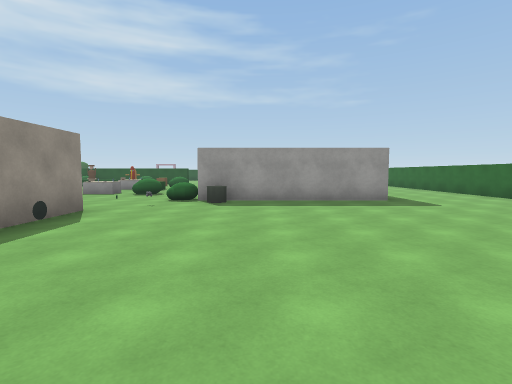
View 1 (above)

24 first-person views from a walk through a 3-D level made in the Unity game engine. The camera is 1.5 m above the floor, tilts 4° down and sees 85° across. The floor is counted in squares, 2 m on a side. Each view is taken from the middle of a square. On the plan, view 1 faces up. The plan holds only what a view shows up to about 10 squares ahead; the rest is blank. The player character is not drawn. Surface patterns are stand-ins for the level's own textures.

View 2
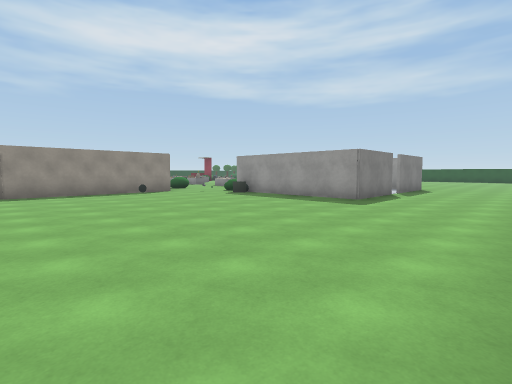

View 3
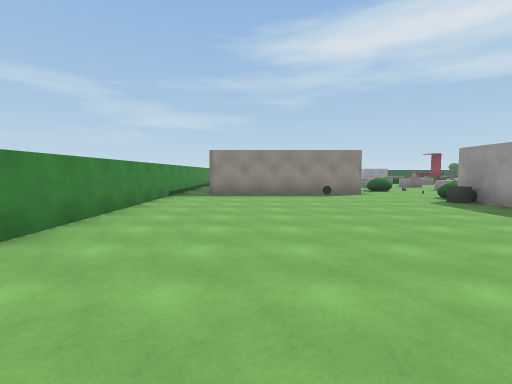

View 4
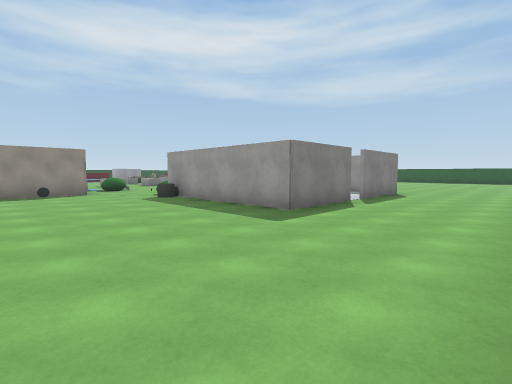

View 5
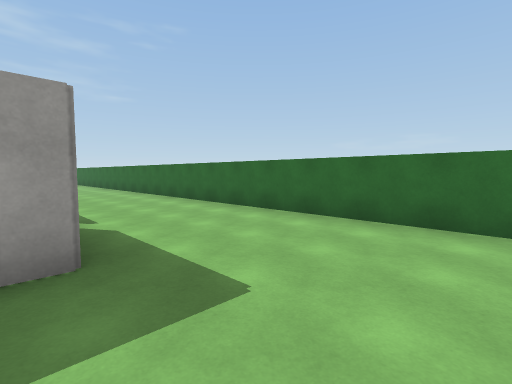

View 6
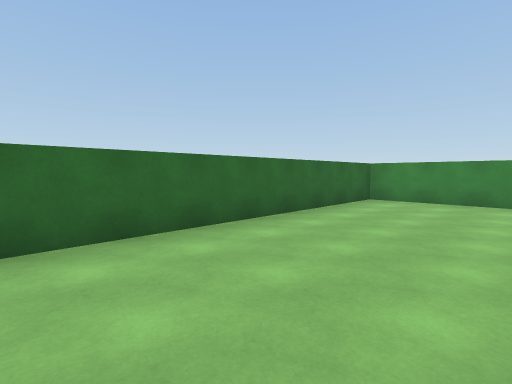

View 7
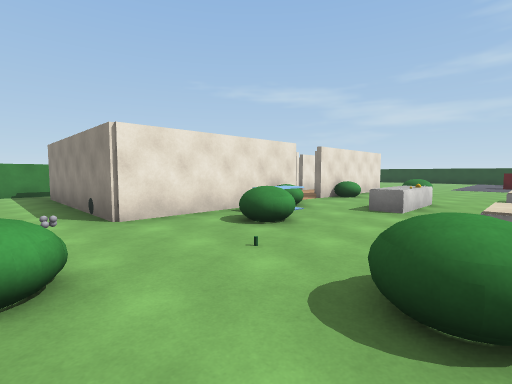

View 8
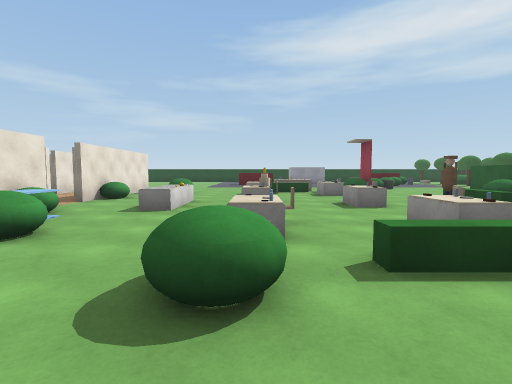

View 9
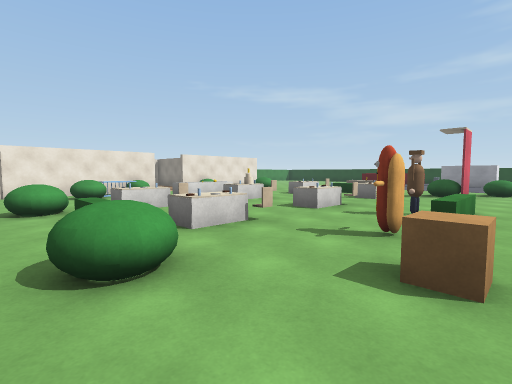

View 10
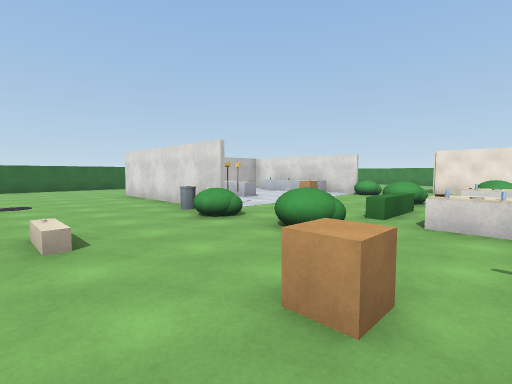

View 11
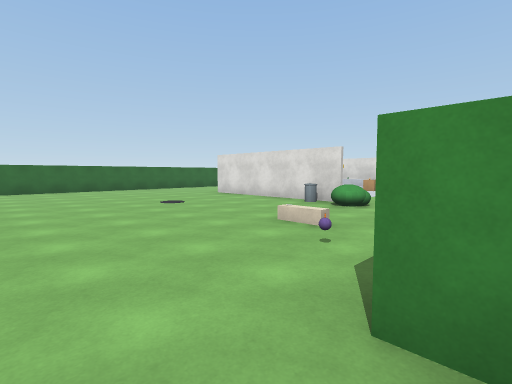

View 12
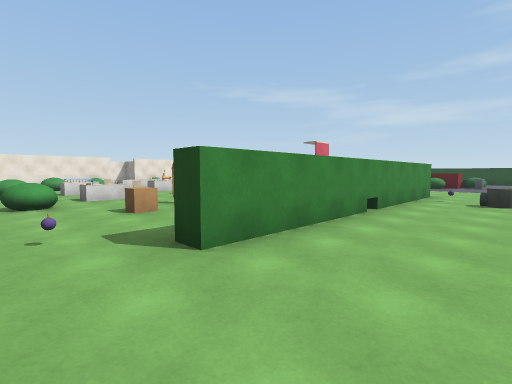

View 13
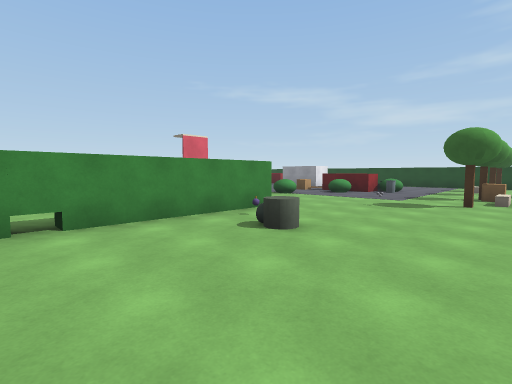

View 14
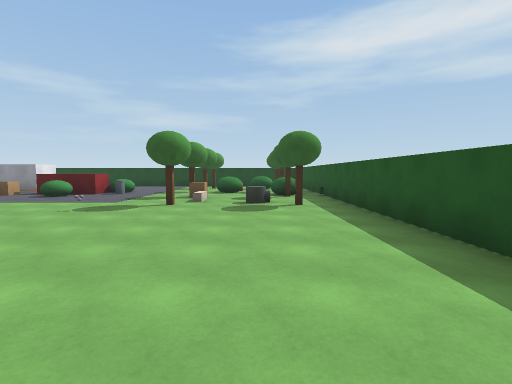

View 15
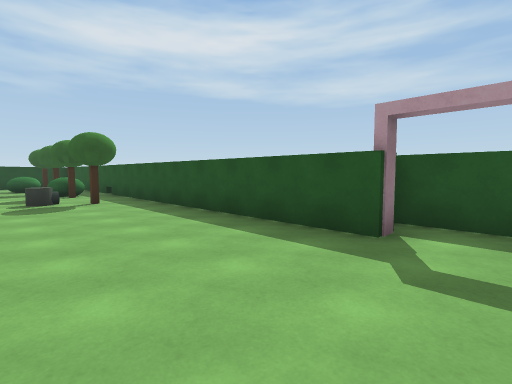

View 16
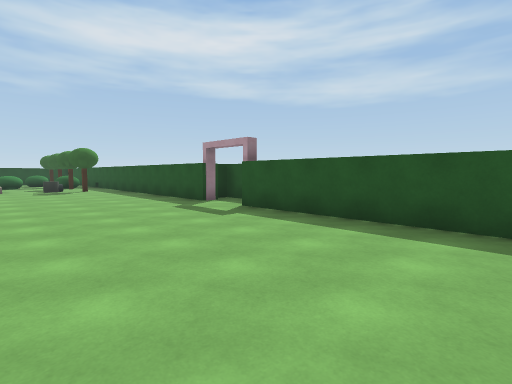

View 17
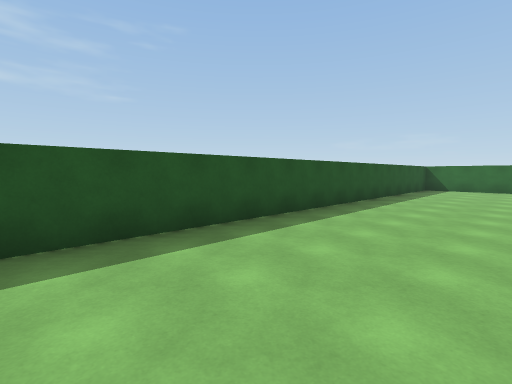

View 18
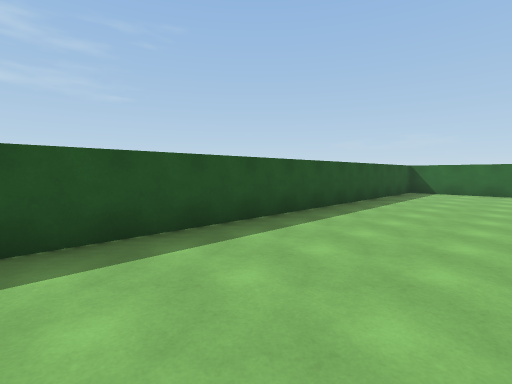

View 19
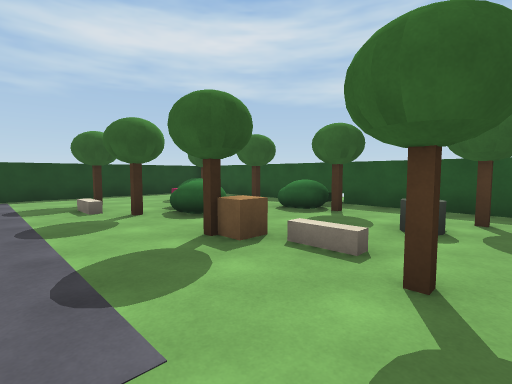

View 20
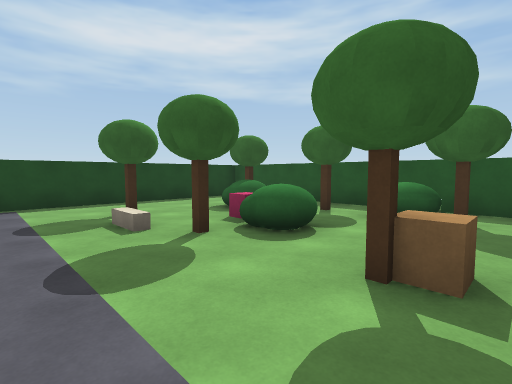

View 21
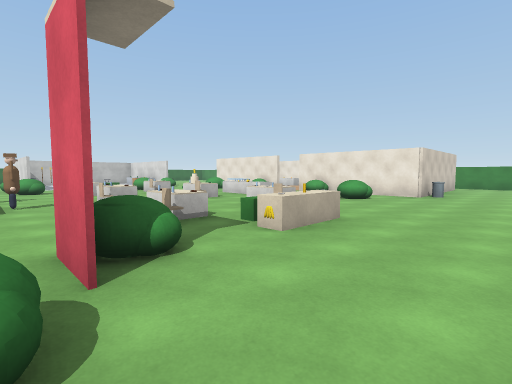

View 22
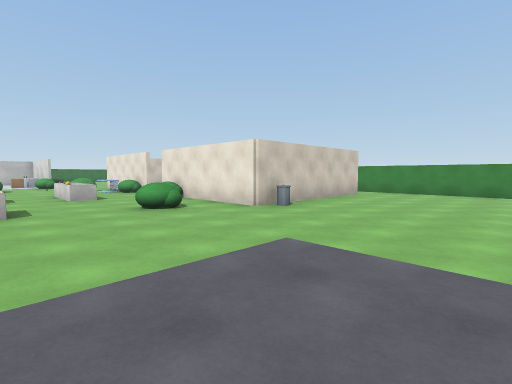

View 23
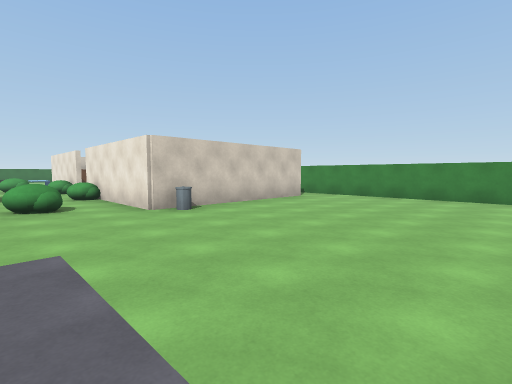

View 24
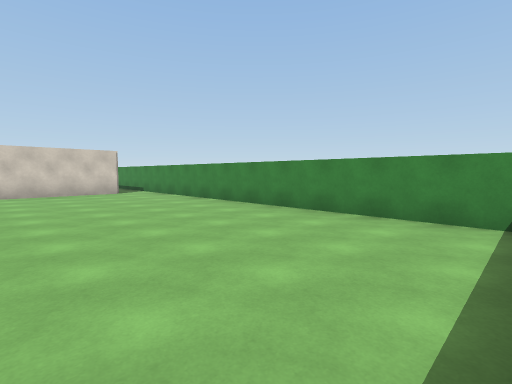

### Floor plan
Points are (right, up) in squares from view 1. A wall is a line through its corners. A room is listed if a view was taken in it or the views show most of it. See-through windows are left out.
Room 1 (views 1, 2, 3, 4, 5, 6)
walls: (0.6, 7.5) (-0.8, 7.5); (3.6, 10.1) (3.6, 7.5) (2.4, 7.5); (-3.4, 5.6) (-3.4, 0.4); (3.6, 12.5) (3.6, 10.8); (-4, -0.8) (7.3, -0.8) (7.3, 13.5)
ways out: opening at (-2, 6) to room 2; opening at (6, 12.7) to room 2; gap at (4, 10.5) to room 2
objects: other object (-3, 4); other object (-2, 6); other object (-1, 6); other object (-1, 7)
Room 2 (views 7, 8, 9, 10, 11, 12, 13, 14, 15, 16, 17, 18, 19, 20, 21, 22, 23, 24)
walls: (-11.4, 18.3) (-12, 18.3); (-8.4, 18.8) (-4.5, 18.8) (-4.5, 18.2); (-12.2, 18.8) (-8.8, 18.8); (-0.6, 13.5) (2.5, 13.5); (-8, 5.6) (-3.4, 5.6); (-19.1, 18.5) (-18.5, 18.5) (-18.5, 17.5); (-9.2, 26.9) (-9.2, 26.3) (-17.5, 26.3); (-8.1, 27.4) (-9.6, 27.4); (-18.6, 26.3) (-24.2, 26.3) (-24.2, 20.2); (-13.6, 0.4) (-13.6, 5.6) (-9, 5.6); (7.3, 13.5) (7.3, 16.5); (7.3, 18) (7.3, 19.5); (7.3, 23.4) (7.3, 26); (7, 26.3) (-7.8, 26.3); (-23.9, -0.8) (-13.5, -0.8)
low walls: (-13.6, 10.6) (-13.6, 11.6); (-4, 12) (-4, 11); (-4.4, 11.1) (-4.4, 12.5)
ways out: opening at (-2, 6) to room 1; opening at (6, 12.7) to room 1; gap at (4, 10.5) to room 1; gap at (-8.5, 5)
objects: other object (-22, 24) to (-21, 24); other object (-20, 23); other object (-19, 19); other object (-19, 23); other object (-19, 25); other object (-18, 16); other object (-18, 18); other object (-18, 27); other object (-17, 22); other object (-16, 16) to (-16, 17); other object (-16, 24); other object (-15, 15) to (-14, 15); other object (-15, 24); other object (-14, 5); other object (-14, 14) to (-13, 14); other object (-14, 20); other object (-13, 12); other object (-13, 13); other object (-13, 18) to (-13, 19); other object (-12, 7); other object (-12, 11); other object (-12, 12) to (-11, 12); other object (-11, 13); other object (-11, 18); other object (-11, 20); other object (-10, 6); other object (-10, 13); other object (-10, 20); other object (-9, 8); other object (-9, 11); other object (-9, 12) to (-8, 12); other object (-9, 15); other object (-9, 26) to (-9, 27); other object (-8, 8); other object (-8, 15); other object (-8, 19); other object (-8, 26) to (-8, 27); other object (-7, 6); other object (-7, 13); other object (-6, 6); other object (-6, 11); other object (-6, 12) to (-5, 12); other object (-6, 13); other object (-6, 15); other object (-5, 7); other object (-5, 10); other object (-5, 13); other object (-5, 15) to (-5, 16); other object (-4, 10); other object (-4, 14); other object (-3, 17); other object (-2, 7) to (-2, 8); other object (-2, 14); other object (-1, 13); other object (-1, 14); other object (0, 9)

Positions as (right, up) in squares from view 1, and headings:
1: (0, 0), facing up
2: (7, 0), facing up-left
3: (6, 2), facing left
4: (7, 3), facing up-left
5: (3, 5), facing up-right
6: (4, 7), facing down-right
7: (-2, 10), facing down-left
8: (-2, 10), facing left
9: (-3, 16), facing down-left
10: (-6, 17), facing down-right
11: (-5, 20), facing down-right
12: (-3, 21), facing down-left
13: (-8, 23), facing down-left
14: (-9, 24), facing left
15: (-8, 23), facing up-left
16: (-3, 22), facing up-left
17: (-6, 23), facing up-right
18: (-4, 23), facing up-right
19: (-15, 20), facing up-left
20: (-17, 20), facing up-left
21: (-16, 15), facing down-right
22: (-18, 10), facing down-right
23: (-19, 8), facing down-right
24: (-24, 4), facing down-right
